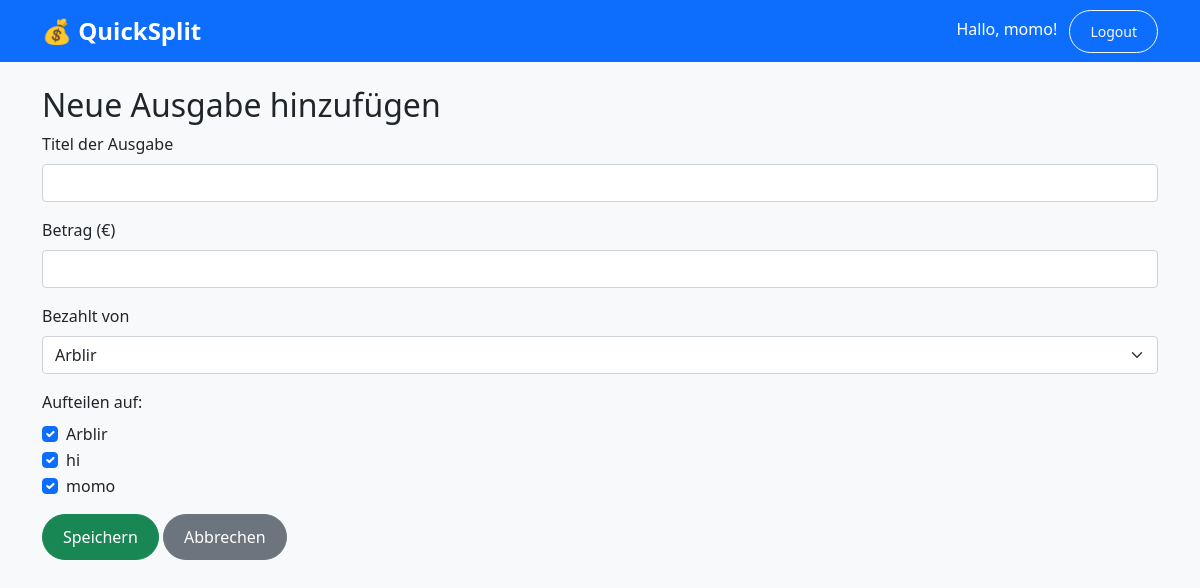
The app's page /events/2/add_expense (signed in) with its own data.
### tables this page shows
CREATE TABLE participants (
        id INTEGER PRIMARY KEY AUTOINCREMENT,
        name TEXT NOT NULL,
        event_id INTEGER NOT NULL,
        FOREIGN KEY (event_id) REFERENCES events(id)
    );

### routes/events.py (the view, shortened to what this page needs)
@events_bp.route('/<int:event_id>/add_expense', methods=['GET', 'POST'])
def add_expense(event_id):
    if 'user_id' not in session:
        return redirect(url_for('auth.login'))
    conn = get_db_connection()
    participants = conn.execute(
        'SELECT * FROM participants WHERE event_id = ? ORDER BY name',
        (event_id,)
    ).fetchall()
    conn.close()
    return render_template('events/add_expense.html', event_id=event_id, participants=participants)

### database.py (called while the page is built)
def get_db_connection():
    conn = sqlite3.connect(DATABASE)
    conn.row_factory = sqlite3.Row
    return conn

### templates/events/add_expense.html (shortened to what this page needs)
{% extends "base.html" %}
{% block content %}
<h2>Neue Ausgabe hinzufügen</h2>
<form method="POST">
  <div class="mb-3">
    <label for="title" class="form-label">Titel der Ausgabe</label>
    <input type="text" class="form-control" name="title" id="title" required>
  </div>
  <div class="mb-3">
    <label for="amount" class="form-label">Betrag (€)</label>
    <input type="number" step="0.01" class="form-control" name="amount" id="amount" required>
  </div>
  <div class="mb-3">
    <label for="payer" class="form-label">Bezahlt von</label>
    <select name="payer" id="payer" class="form-select" required>
      {% for participant in participants %}
        <option value="{{ participant.id }}">{{ participant.name }}</option>
      {% endfor %}
    </select>
  </div>
  <div class="mb-3">
    <label class="form-label">Aufteilen auf:</label>
    {% for participant in participants %}
      <div class="form-check">
        <input class="form-check-input" type="checkbox" name="split_users" value="{{ participant.id }}" id="participant{{ participant.id }}" checked>
        <label class="form-check-label" for="participant{{ participant.id }}">
          {{ participant.name }}
        </label>
      </div>
    {% endfor %}
  </div>
  <button type="submit" class="btn btn-success">Speichern</button>
  <a href="{{ url_for('events.show_event', event_id=event_id) }}" class="btn btn-secondary">Abbrechen</a>
</form>
{% endblock %}

### templates/base.html (shortened to what this page needs)
<!DOCTYPE html>
<html lang="de">
<head>
    <link href="https://cdn.jsdelivr.net/npm/bootstrap@5.1.3/dist/css/bootstrap.min.css" rel="stylesheet">
    <link rel="stylesheet" href="{{ url_for('static', filename='style.css') }}">
</head>
<body>
        <nav class="navbar navbar-expand-lg navbar-dark bg-primary">
            <div class="container">
                <a class="navbar-brand" href="{{ url_for('index') }}">💰 QuickSplit</a>
                <div class="ms-auto">
                    {% if session.get('user_id') %}
                        <span class="navbar-text me-2 text-white">
                            Hallo, {{ session.get('user_name') }}!
                        </span>
                        <a href="{{ url_for('auth.logout') }}" class="btn btn-outline-light btn-sm">Logout</a>
                    {% endif %}
                </div>
            </div>
        </nav>
    <div class="container mt-4">
        {% block content %}{% endblock %}
    </div>
</body>
</html>

### static/style.css (style rules this page uses)
body { background-color: #f8f9fa; }
.navbar-brand { font-weight: bold; font-size: 1.5rem; }
.btn { border-radius: 25px; padding: 10px 20px; }

### records on screen
participants: get "momo", name "momo"
participants: name "Arblir"
participants: name "hi"

### other values on screen
form field payer "Arblir"
